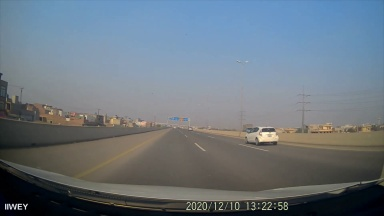
#> input picture original.jpg, 384 x 216 px, given in place of Sialkot.mp4, which was not available
$ jupyter execute --allow-errors LaneLines.ipynb   (older library calls are emulated)   (text cells are left out)
#> lines starting #> are read from the running program, lines starting #| are printed output that depends on the picture; pictures that were not available may be replaced by others from this repository, and a replacement may not be noted
#> further down, frame is the input picture: shape (216, 384, 3); mean B, G, R 127, 117.8, 106.9
[cell 1]
import cv2
import numpy as np
import matplotlib.pyplot as plt
from scipy.signal import find_peaks

[cell 2]
cap = cv2.VideoCapture('Motorway/Sialkot.mp4')

[cell 3]
def perc_resize(img,perc):
#> called with perc = 20
    scale_percent = perc # percent of original size
    width = int(img.shape[1] * scale_percent / 100)
#> width = 76
    height = int(img.shape[0] * scale_percent / 100)
#> height = 43
    dim = (width, height)
#> dim = (76, 43)

    # resize image
    resized = cv2.resize(img, dim, interpolation = cv2.INTER_AREA)
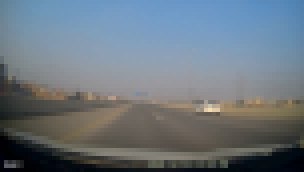
#> resized: shape (43, 76, 3) (shown 4 times larger); mean B, G, R 127, 117.8, 106.9
    return resized

[cell 4]
yellow = np.array([0,255,255])

[cell 5]
def color_closeness(img, color):
    null = np.resize(color,(img.shape[0],img.shape[1],3))
    return np.divide(np.sum(np.abs(null - img),2),3).astype('uint8')
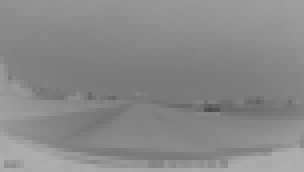
#> returned value: shape (43, 76) (shown 4 times larger); min 76, max 174, mean 137.1

[cell 6]
cap = cv2.VideoCapture('Motorway/Sialkot.mp4')
scale_percent = 20
original = "original_color.jpg"
new = "new_color.jpg"

while(cap.isOpened()):
    ret, frame = cap.read()
    down_sized = perc_resize(frame,scale_percent)
    cc = color_closeness(down_sized,yellow)
    cv2.imshow('cc',cc)
    cv2.imshow('frame',down_sized)

    if cv2.waitKey(1) & 0xFF == ord('q'):
#> (key q is pressed here)
        cv2.imwrite(original,down_sized)
        cv2.imwrite(new, cc)
        break


cap.release()

cv2.destroyAllWindows()

[cell 7]
cap = cv2.VideoCapture('Motorway/Sialkot.mp4')

[cell 8]
def Contrast(img):
    return cv2.threshold(img,127,255,cv2.THRESH_BINARY)

[cell 9]
def getPeaks(img,ran):
    peaks = []
    peaked = img.copy()
    null = np.zeros((img.shape[0],img.shape[1]),dtype='uint8')
    for i in ran:
        peaks.append(find_peaks(img[i],prominence=10,threshold=1)[0])
        n_peaks = len(peaks[-1]) - 1
        color = [255]
        for ps in peaks[-1]:
            cv2.circle(null, (ps,i), radius=1, color=color, thickness=-1)
    return null

[cell 10]
cap = cv2.VideoCapture('Motorway/Sialkot.mp4')
original = "original.jpg"
new = "new.jpg"

scale_percent = 20
while(cap.isOpened()):
    ret, frame = cap.read()
    down_sized = perc_resize(frame,scale_percent)
    gray = cv2.cvtColor(down_sized, cv2.COLOR_BGR2GRAY)
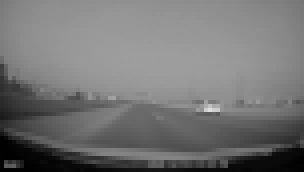
#> gray: shape (43, 76) (shown 4 times larger); min 1, max 222, mean 115.6
    peaked = getPeaks(gray,range(0,gray.shape[0]))
#> the loop in getPeaks, `for i in ran:` made 43 passes
#> n_peaks on passes 1 to 12: -1, 0, -1, -1, 0, -1, -1, -1, 0, 0, 1, 1
#> after the loop in getPeaks, `for i in ran:`:
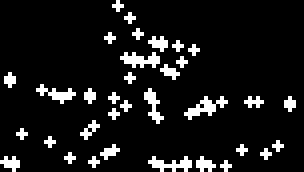
#> null: shape (43, 76) (shown 4 times larger); 9.4% white in thin lines or dots
#> after the loop in getPeaks, `for i in ran:`: peaks = 43 items, first 6: empty array, [29], empty array, empty array, [32], empty array
    # [7 lines of commented-out code are left out]
    cv2.imshow('frame1',peaked)
    if cv2.waitKey(1) & 0xFF == ord('q'):
#> (key q is pressed here)
        cv2.imwrite(original,down_sized)
        cv2.imwrite(new, peaked)
        break


cap.release()

cv2.destroyAllWindows()

[cell 11]
cap.release()
cv2.destroyAllWindows()

[cell 12]
plt.matshow(gray)

[cell 13]
gray.shape
#> Out = (43, 76)

[cell 14]
line = 350

[cell 15]
ran = range(390,400)

#> (a cell that did not finish here is left out)

[cell 17]
plt.imshow(gray)
plt.plot((0,768),(line,line),'r-')
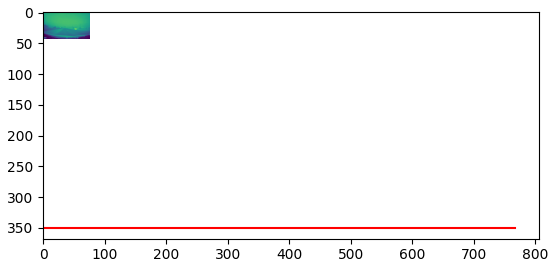
#> figure drawn by matplotlib, 1 panel

[cell 18]
768//2

#> (a cell that did not finish here is left out)

[cell 20]
line = 100

#> (a cell that did not finish here is left out)

[cell 22]
plt.imshow(gray)
plt.plot((0,768),(line,line),'r-')
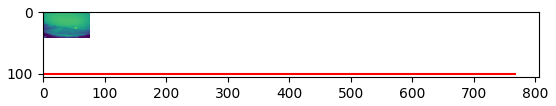
#> figure drawn by matplotlib, 1 panel

[cell 23]
def getPeaks_testing(img,ran):
    peaks = []
    peaked = img.copy()
    null = np.zeros((img.shape[0],img.shape[1],3))
    for i in ran:
        peaks.append(find_peaks(img[i],prominence=10,threshold=1)[0])
        n_peaks = len(peaks[-1]) - 1
        idx = n_peaks//2
        if n_peaks < 3:
            for ps in peaks[-1]:
                cv2.circle(null, (ps,i), radius=5, color=(255, 255, 255), thickness=-1)
            if n_peaks > 0:
                cv2.circle(null, (peaks[-1][idx],i), radius=5, color=[0, 0, 255], thickness=-1)
                cv2.circle(null, (peaks[-1][idx+1],i), radius=5, color=[0, 0, 255], thickness=-1)
#> null: shape (43, 76, 3) float64; every value is 0
#> after the loop, peaks = []
            #plt.plot(peaks[-1],img[i][peaks[-1]],'ro')
            #plt.plot(img[i])
            #plt.show()
    return null

#> (a cell that did not finish here is left out)

[cell 25]
plt.imshow(peaked)

[cell 26]
plt.imshow(gray)

#> (a cell that did not finish here is left out)

#> (a cell that did not finish here is left out)

#> (a cell that did not finish here is left out)

#> (a cell that did not finish here is left out)

[cell 31]
cap = cv2.VideoCapture('Motorway/Sialkot.mp4')
original = "original.jpg"
new = "new.jpg"

scale_percent = 20
while(cap.isOpened()):
    ret, frame = cap.read()
    down_sized = perc_resize(frame,scale_percent)
    gray = cv2.cvtColor(down_sized, cv2.COLOR_BGR2GRAY)
    peaked = getPeaks(gray,range(0,gray.shape[0]))
#> the loop in getPeaks (call 2), `for i in ran:` made 43 passes
    masked = cv2.bitwise_and(down_sized,down_sized,mask=peaked)
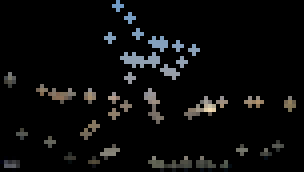
#> masked: shape (43, 76, 3) (shown 4 times larger); mean B, G, R 10.9, 11, 10.8
    # [5 lines of commented-out code are left out]

    cv2.imshow('frame',down_sized)
    cv2.imshow('frame1',masked)
    if cv2.waitKey(1) & 0xFF == ord('q'):
#> (key q is pressed here)
        cv2.imwrite(original,down_sized)
        cv2.imwrite(new, peaked)
        break


cap.release()

cv2.destroyAllWindows()

$ run again, on new_color.jpg
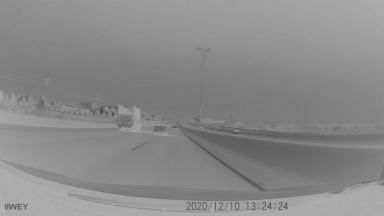
#> input picture new_color.jpg, 384 x 216 px, given in place of Sialkot.mp4, which was not available
#> frame is the input picture: shape (216, 384, 3); min 67, max 180, mean 137.6
#> the loop in getPeaks, `for i in ran:` made 43 passes
#> n_peaks on passes 1 to 8: -1, -1, -1, -1, -1, -1, -1, -1
#> after the loop in getPeaks, `for i in ran:`: peaks = 43 items, first 6: empty array, empty array, empty array, empty array, empty array, empty array
#> `[cell 22] plt.imshow(gray) plt.plot((0,768),(line,line),'r-')`:
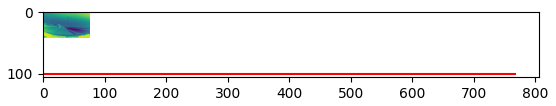
#> figure drawn by matplotlib, 1 panel
#> after the loop in getPeaks_testing, `for i in ran:`: peaks = []
#> the loop in getPeaks (call 2), `for i in ran:` made 43 passes
#> `masked = cv2.bitwise_and(down_sized,down_sized,mask=peaked)`:
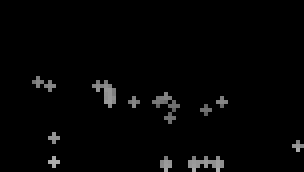
#> masked: shape (43, 76, 3) (shown 4 times larger); min 0, max 172, mean 4.5
